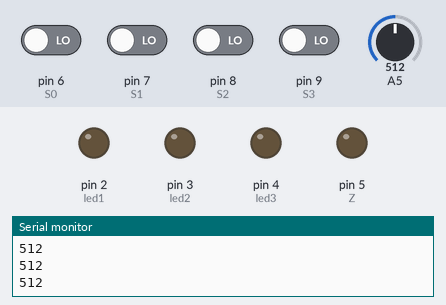
Bench run of a sketch on a simulated Arduino Uno, built with avr-gcc and run on an emulated ATmega328P. Parts: output pins drawn as LEDs (lit = HIGH), the last lines printed to the serial monitor. The inputs (shaded band) are chosen by the test bench; at power-on: pin 6 (S0), pin 7 (S1), pin 8 (S2), pin 9 (S3) LOW, A5 = 512.

Above: at 1.2 s.
1.3 s: pin 6 (S0) driven HIGH
At 1.6 s:
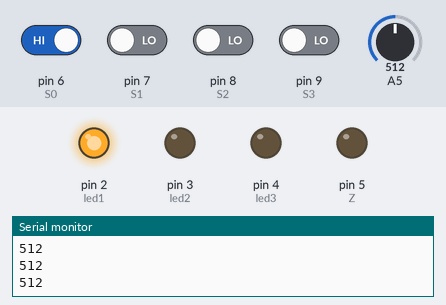
2.8 s: A5 set to 532
At 4.0 s:
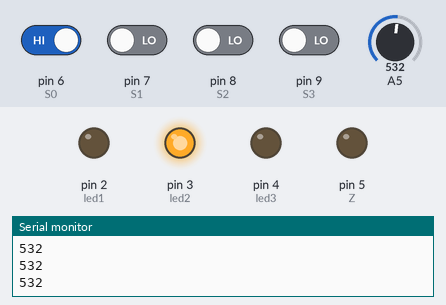
4.3 s: pin 9 (S3) driven HIGH
At 5.0 s:
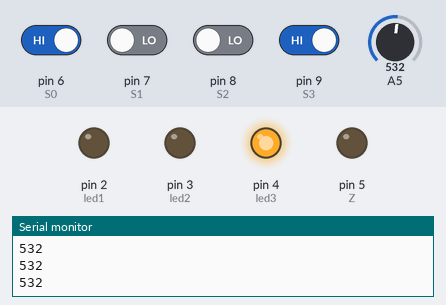
5.8 s: pin 7 (S1) driven HIGH
At 6.3 s:
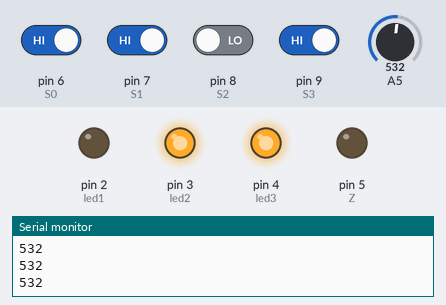
7.3 s: pin 8 (S2) driven HIGH
At 8.5 s:
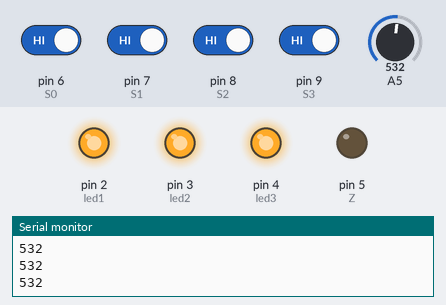
8.8 s: pin 6 (S0) driven LOW
At 9.6 s:
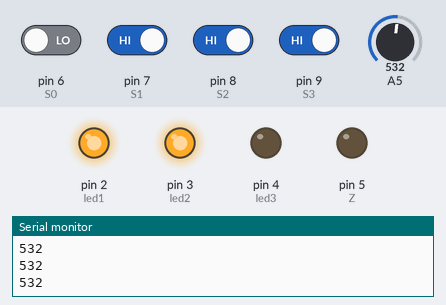
Timing chart, 0 to 11.3 s (numbered marks = the images above; inputs shaded):
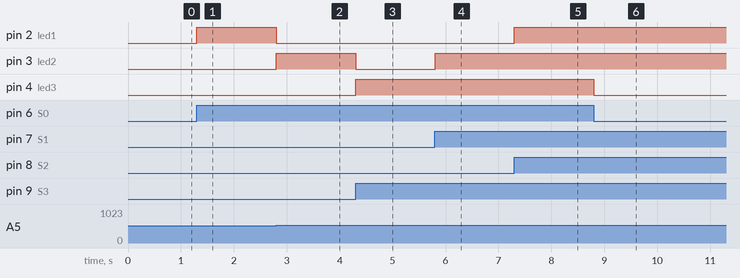

The sketch:

Lab5.ino
```cpp
//Programa Laboratorio 5 tercer corte
//Andrés Gómez CODIGO 2154714 David Sandoval codigo 2142786
//Version 1.0

class inputs{ //clase para entradas
 private:

 int S0;//DPSW1
 int S1;//DPSW2
 int S2;//DPSW3
 int S3;//DPSW4
 int Z;// ENTRADA ANALOGA
 public:

 void set_input_ports( int s00, int s01, int s02, int s03,int an) //asignacion de puertos de entrada

 {
  S0=s00;
  S1=s01;
  S2=s02;
  S3=s03;
  Z=an;

 }
 void config_inputs()//configuración de entradas

 {

 pinMode(S0, INPUT);//entradas digitales
 pinMode(S1, INPUT);
 pinMode(S2, INPUT);
 pinMode(S3, INPUT);
 pinMode(Z,  INPUT);


 }
  int read_input(int in) //leer y retornar el valor leido

 {
 int val;
 val=digitalRead(in);//lee el puerto indicado
 return val;


 }
 int read_analog_input(int in)//lee y retorna el valor analogo convertido a digital

 {
 int val;
 val=analogRead(in);//leer puerto analogo indicado
 return val;

 }

};

class led_control{//clase para salidas

 private:

 int led1;
 int led2;
 int led3;
 int led4;


 public:


 void set_led_ports(int p1, int p2, int p3, int p4)//set de los puertos de salida

 {
 led1=p1;
 led2=p2;
 led3=p3;
 led4=p4;
 }

 void config_leds()//se declara que son puertos de salida
 {
 pinMode(led1, OUTPUT);
 pinMode(led2, OUTPUT);
 pinMode(led3, OUTPUT);
 pinMode(led4, OUTPUT);
 }

 void set_leds(int led)

 {
 digitalWrite(led, HIGH);//funcion para encender led
 }

 void clear_leds(int led)

 {
 digitalWrite(led, LOW);//funcion para apagar led
 }
 };

//se crean los objetos a utilizar
inputs entradas;
led_control leds_ejemplo;


void setup()//configuracion

 {
 entradas.set_input_ports(6,7,8,9,5);//puertos de entrada segun el montaje fisico

 entradas.config_inputs();// se configuran los puertos como entrada

 leds_ejemplo.set_led_ports(2,3,4,5);// indicamos los puertos de saluda segun el montaje fisico

 leds_ejemplo.config_leds();
 Serial.begin(9600);//iniciar velocidad de intercambio de datos con el monitor serial

 }


void loop()//principal

 {
  //inicia el ciclo del programa principal
  //declaramos los valores para usar en las funciones
int S0=6;
int S1=7;
int S2=8;
int S3=9;
int val=0;
int Z=5;
val=entradas.read_analog_input(Z);//lee entrada analógica
Serial.println(val);//imprime entrada analoga
delay(1);//delay de 1ms para percibir los datos en el monitor serial

 if (entradas.read_input(S3) == HIGH ){// evalúa el dpsw3 para saber que modo elige
      modo1();//passthrough
      leds_ejemplo.clear_leds(5);
      }

 else{
      modo2();//Analog Reference
      }

 }

 void modo2(){//Modo Analog Reference
  //declara los valores que se van a mandar a las funciones
int S0=6;
int S1=7;
int S2=8;
int S3=9;
int Z=5;
int led1=2;
int led2=3;
int led3=4;
int led4=5;
int tol;
tol=tolerancia();//se recibe el valor para  elegir el caso
switch(tol){

  case 7:

         //el valor de referencia es 536
         //para +- 7%

              if (entradas.read_analog_input(Z)>574) //si supera la tolerancia positiva
              {
                leds_ejemplo.set_leds(led3);
                leds_ejemplo.clear_leds(led1);
                leds_ejemplo.clear_leds(led2);
              }


              else if (entradas.read_analog_input(Z)<574 && entradas.read_analog_input(Z)>498)//si se encuentra dentro del rango de tolerancias
              {
                leds_ejemplo.set_leds(led2);
                leds_ejemplo.clear_leds(led1);
                leds_ejemplo.clear_leds(led3);
              }


              else if (entradas.read_analog_input(Z)<498)//si supera la tolerancia negativa
              {
                leds_ejemplo.set_leds(led1);
                leds_ejemplo.clear_leds(led3);
                leds_ejemplo.clear_leds(led2);
              }
              break;

        case 6:
              //para +- 6%

               if (entradas.read_analog_input(Z)>568) //si supera la tolerancia positiva
              {
                leds_ejemplo.set_leds(led3);
                leds_ejemplo.clear_leds(led1);
                leds_ejemplo.clear_leds(led2);
              }


              else if (entradas.read_analog_input(Z)<568 && entradas.read_analog_input(Z)>504)//si se encuentra dentro del rango de tolerancias
              {
                leds_ejemplo.set_leds(led2);
                 leds_ejemplo.clear_leds(led1);
                leds_ejemplo.clear_leds(led3);
              }


              else if (entradas.read_analog_input(Z)<504)//si supera la tolerancia negativa
              {
                leds_ejemplo.set_leds(led1);
                 leds_ejemplo.clear_leds(led3);
                leds_ejemplo.clear_leds(led2);
              }
              break;
       case 5://para +- 5%

               if (entradas.read_analog_input(Z)>563) //si supera la tolerancia positiva
              {
                leds_ejemplo.set_leds(led3);
                 leds_ejemplo.clear_leds(led1);
                leds_ejemplo.clear_leds(led2);
              }


              else if (entradas.read_analog_input(Z)<563 && entradas.read_analog_input(Z)>509)//si se encuentra dentro del rango de tolerancias
              {
                leds_ejemplo.set_leds(led2);
                 leds_ejemplo.clear_leds(led1);
                leds_ejemplo.clear_leds(led3);
              }


              else if (entradas.read_analog_input(Z)<509)//si supera la tolerancia negativa
              {
                leds_ejemplo.set_leds(led1);
                 leds_ejemplo.clear_leds(led3);
                leds_ejemplo.clear_leds(led2);
              }
              break;
        case 4://para +- 4%

               if (entradas.read_analog_input(Z)>557) //si supera la tolerancia positiva
              {
                leds_ejemplo.set_leds(led3);
                leds_ejemplo.clear_leds(led1);
                leds_ejemplo.clear_leds(led2);
              }


              else if (entradas.read_analog_input(Z)<557 && entradas.read_analog_input(Z)>515)//si se encuentra dentro del rango de tolerancias
              {
                leds_ejemplo.set_leds(led2);
                 leds_ejemplo.clear_leds(led1);
                leds_ejemplo.clear_leds(led3);
              }


              else if (entradas.read_analog_input(Z)<515)//si supera la tolerancia negativa
              {
                leds_ejemplo.set_leds(led1);
                leds_ejemplo.clear_leds(led3);
                leds_ejemplo.clear_leds(led2);
              }
              break;

       case 3://para +- 3%

               if (entradas.read_analog_input(Z)>552) //si supera la tolerancia positiva
              {
                leds_ejemplo.set_leds(led3);
                leds_ejemplo.clear_leds(led1);
                leds_ejemplo.clear_leds(led2);
              }


              else if (entradas.read_analog_input(Z)<552 && entradas.read_analog_input(Z)>520)//si se encuentra dentro del rango de tolerancias
              {
                leds_ejemplo.set_leds(led2);
                leds_ejemplo.clear_leds(led1);
                leds_ejemplo.clear_leds(led3);
              }


              else if (entradas.read_analog_input(Z)<520)//si supera la tolerancia negativa
              {
                leds_ejemplo.set_leds(led1);
                leds_ejemplo.clear_leds(led3);
                leds_ejemplo.clear_leds(led2);
              }
              break;

         case 2://para +- 2%

               if (entradas.read_analog_input(Z)>547) //si supera la tolerancia positiva
              {
                leds_ejemplo.set_leds(led3);
                leds_ejemplo.clear_leds(led1);
                leds_ejemplo.clear_leds(led2);
              }


              else if (entradas.read_analog_input(Z)<547 && entradas.read_analog_input(Z)>525)//si se encuentra dentro del rango de tolerancias
              {
                leds_ejemplo.set_leds(led2);
                leds_ejemplo.clear_leds(led1);
                leds_ejemplo.clear_leds(led3);
              }


              else if (entradas.read_analog_input(Z)<525)//si supera la tolerancia negativa
              {
                leds_ejemplo.set_leds(led1);
                 leds_ejemplo.clear_leds(led3);
                leds_ejemplo.clear_leds(led2);
              }
              break;

          case 1://para +- 1%

              if (entradas.read_analog_input(Z)>541) //si supera la tolerancia positiva
              {
                leds_ejemplo.set_leds(led3);
                 leds_ejemplo.clear_leds(led1);
                leds_ejemplo.clear_leds(led2);
              }


              else if(entradas.read_analog_input(Z)<541 && entradas.read_analog_input(Z)>531)//si se encuentra dentro del rango de tolerancias
              {
                leds_ejemplo.set_leds(led2);
                 leds_ejemplo.clear_leds(led1);
                leds_ejemplo.clear_leds(led3);
              }


              else if (entradas.read_analog_input(Z)<531)//si supera la tolerancia negativa
              {
                leds_ejemplo.set_leds(led1);
                 leds_ejemplo.clear_leds(led3);
                leds_ejemplo.clear_leds(led2);
              }
              break;
         default://para +-0%

             if (entradas.read_analog_input(Z)==536)//solo enciende con el valor de referencia
              {
                leds_ejemplo.set_leds(led2);
                leds_ejemplo.clear_leds(led1);
                leds_ejemplo.clear_leds(led3);
              }
              else{
                leds_ejemplo.clear_leds(led3);
                leds_ejemplo.clear_leds(led1);
                leds_ejemplo.clear_leds(led2);
              }
              break;


}

 }
void modo1(){//Modo Passthrough
  // se declaran los valores que se van a enviar a las funciones
int S0=6;
int S1=7;
int S2=8;
int S3=9;

    if (entradas.read_input(S3) == HIGH ){//si dpsw3 está activo

      leds_ejemplo.set_leds(5);

      }
      else{
      leds_ejemplo.clear_leds(5);
      }
    if (entradas.read_input(S1) == HIGH ){//si dpsw2 está activo

      leds_ejemplo.set_leds(5);
      leds_ejemplo.set_leds(3);
      }
      else{
      leds_ejemplo.clear_leds(3);

      }
    if (entradas.read_input(S2) == HIGH ){  //si dpsw1 está activo

      leds_ejemplo.set_leds(2);
      leds_ejemplo.set_leds(5);
      }
      else{
      leds_ejemplo.clear_leds(2);

      }
    if (entradas.read_input(S0) == HIGH ){  //si dpsw0 está activo

      leds_ejemplo.set_leds(4);
      }
      else{
      leds_ejemplo.clear_leds(5);
      leds_ejemplo.clear_leds(4);
      }

 }
int tolerancia(){//funcion para devolver el valor de la tolerancia seleccionada
  //se declaran los valores que se envían a las funciones
  int S0=6;
  int S1=7;
  int S2=8;
  int S3=9;
  int caso=0;//valor a devolver
  if (entradas.read_input(S2)==HIGH && entradas.read_input(S1)==HIGH && entradas.read_input(S0)==HIGH){//si es 7 en binario
      caso=7;
      return caso;
     }
  if (entradas.read_input(S2)==HIGH && entradas.read_input(S1)==HIGH && entradas.read_input(S0)==LOW){//si es 6 en binario
      caso=6;
      return caso;
     }
  if (entradas.read_input(S2)==HIGH && entradas.read_input(S1)==LOW && entradas.read_input(S0)==HIGH){//si es 5 en binario
       caso=5;
       return caso;
     }
  if (entradas.read_input(S2)==HIGH && entradas.read_input(S1)==LOW && entradas.read_input(S0)==LOW){//si es 4 en binario
       caso=4;
       return caso;
      }
  if (entradas.read_input(S2)==LOW && entradas.read_input(S1)==HIGH && entradas.read_input(S0)==HIGH){//si es 3 en binario
       caso=3;
       return caso;
      }
  if (entradas.read_input(S2)==LOW && entradas.read_input(S1)==HIGH && entradas.read_input(S0)==LOW){//si es 2 en binario
       caso=2;
       return caso;
      }
  if (entradas.read_input(S2)==LOW && entradas.read_input(S1)==LOW && entradas.read_input(S0)==HIGH){//si es 1 en binario
      caso=1;
      return caso;
      }
  return caso;//si es 0 en binario, ninguno está activo
}
```

Measured:
- the behaviour switches between 531 and 532 on A5 (found by bisection; images 1 and 2)
- after the input at 1.3 s, pin 2 (led1): LOW → HIGH at once
- after the input at 2.8 s, pin 2 (led1): HIGH → LOW at once; pin 3 (led2): LOW → HIGH at once
- after the input at 4.3 s, pin 3 (led2): HIGH → LOW at once; pin 4 (led3): LOW → HIGH at once
- after the input at 5.8 s, pin 3 (led2): LOW → HIGH at once
- after the input at 7.3 s, pin 2 (led1): LOW → HIGH at once
- after the input at 8.8 s, pin 4 (led3): HIGH → LOW at once
